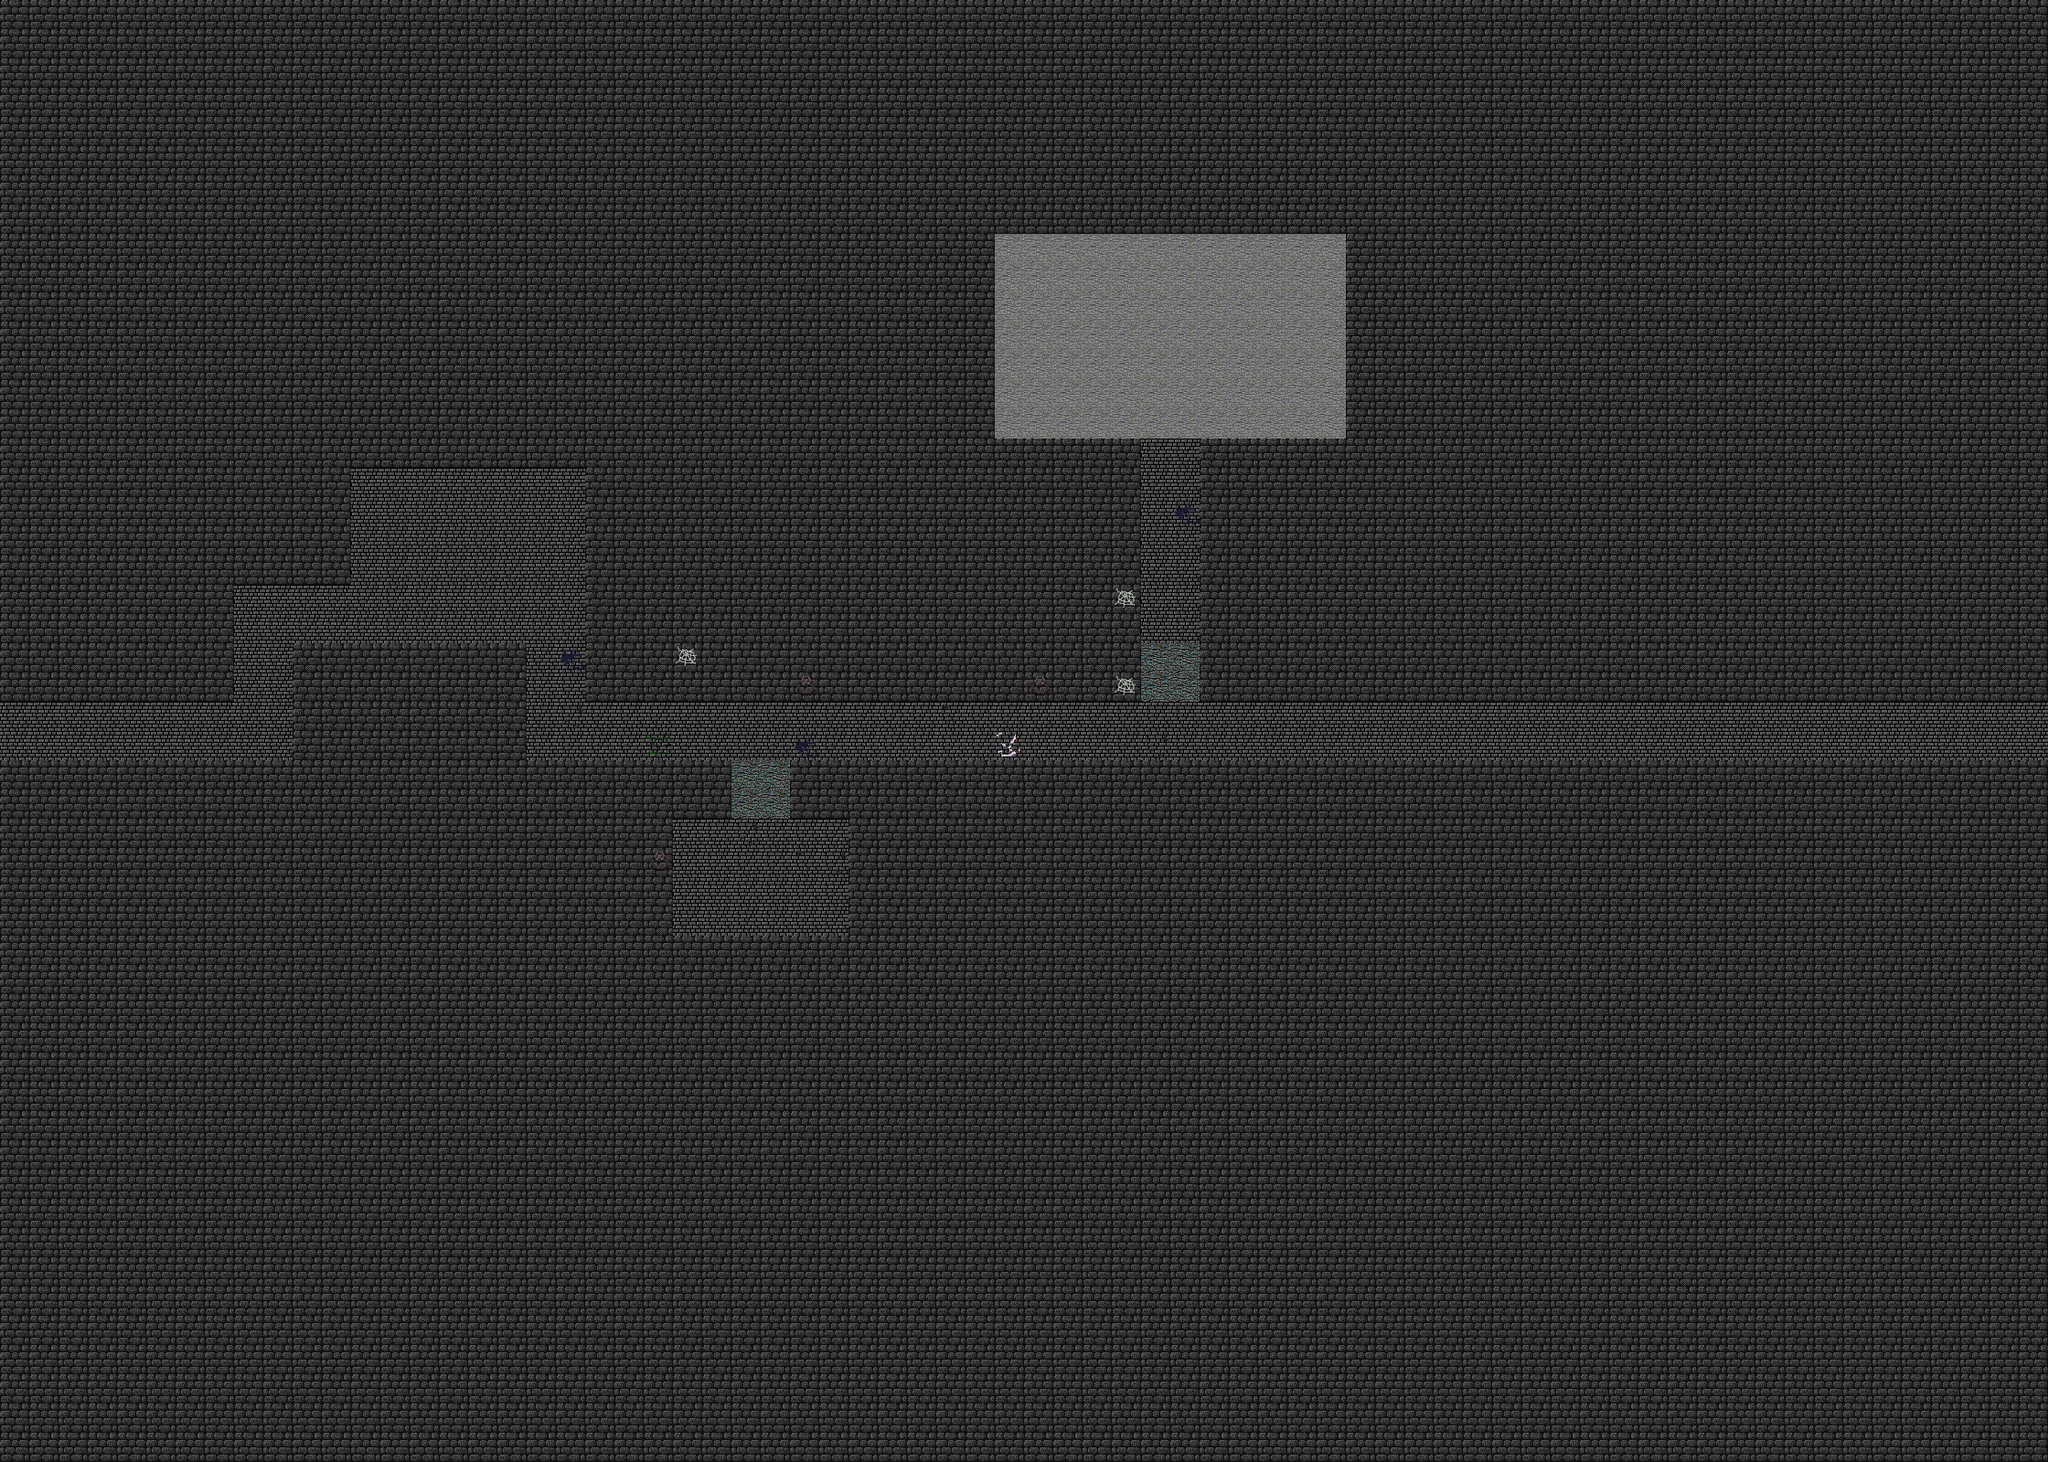

Rendered tile map (Tiled .tmx) drawn with the repository's tilesets; below, a short description and the map source with its tile grids summarised:
An orthogonal 70x50 tile map with 32x32 px tiles, 2 tile layers (Level, Foliage), 6 tilesets and 12 objects.

<map version="1.0" orientation="orthogonal" width="70" height="50" tilewidth="32" tileheight="32">
 <tileset firstgid="1" name="Dungeon" tilewidth="32" tileheight="32">
  <properties>
   <property name="Image" value="dungeon" />
  </properties>
  <image source="../../../tileset/dungeon.png" width="288" height="320" />
  <tile id="27">
   <properties>
    <property name="Modifier" value="0" />
   </properties>
  </tile>
  <tile id="28">
   <properties>
    <property name="Modifier" value="0" />
   </properties>
  </tile>
  <tile id="29">
   <properties>
    <property name="Modifier" value="0" />
   </properties>
  </tile>
 </tileset>
 <tileset firstgid="91" name="Grounds" tilewidth="32" tileheight="32">
  <properties>
   <property name="Image" value="grounds" />
  </properties>
  <image source="../../../tileset/grounds.png" width="288" height="608" />
  <tile id="11">
   <properties>
    <property name="Modifier" value="0" />
   </properties>
  </tile>
  <tile id="33">
   <properties>
    <property name="Type" value="Torch" />
   </properties>
  </tile>
 </tileset>
 <tileset firstgid="262" name="Chars" tilewidth="64" tileheight="128">
  <properties>
   <property name="Image" value="chars" />
  </properties>
  <image source="../../../tileset/chars.png" width="128" height="128" />
  <tile id="0">
   <properties>
    <property name="Type" value="Frederik" />
   </properties>
  </tile>
  <tile id="1">
   <properties>
    <property name="Type" value="GruselUte" />
   </properties>
  </tile>
 </tileset>
 <tileset firstgid="264" name="Doors" tilewidth="64" tileheight="64">
  <properties>
   <property name="Image" value="doors" />
  </properties>
  <image source="../../../tileset/doors.png" width="64" height="128" />
  <tile id="0">
   <properties>
    <property name="Type" value="Door" />
   </properties>
  </tile>
  <tile id="1">
   <properties>
    <property name="Type" value="BossDoor" />
   </properties>
  </tile>
 </tileset>
 <tileset firstgid="266" name="Overlay" tilewidth="32" tileheight="32">
  <properties>
   <property name="Image" value="overlay1" />
  </properties>
  <image source="../../../tileset/overlay1.png" width="128" height="64" />
 </tileset>
 <tileset firstgid="274" name="EntitySet" tilewidth="64" tileheight="64">
  <properties>
   <property name="Image" value="EntitySet" />
  </properties>
  <image source="../../../sprite/EntitySet.png" width="640" height="640" />
  <tile id="0">
   <properties>
    <property name="Type" value="Chest" />
   </properties>
  </tile>
  <tile id="1">
   <properties>
    <property name="Type" value="JumpPoint" />
   </properties>
  </tile>
 </tileset>
 <layer name="Level" width="70" height="50">
  <properties>
   <property name="Type" value="Low" />
  </properties>
  <data>[3500 cells, 3500 non-empty, 4 distinct tile ids]</data>
 </layer>
 <layer name="Foliage" width="70" height="50">
  <properties>
   <property name="Type" value="high" />
  </properties>
  <data>[3500 cells, 19 non-empty, 7 distinct tile ids]</data>
 </layer>
 <objectgroup name="RoamZones0" width="70" height="50">
  <properties>
   <property name="Type" value="RoamZones" />
  </properties>
  <object x="1152" y="288" width="256" height="128">
   <properties>
    <property name="ID" value="1" />
   </properties>
  </object>
 </objectgroup>
 <objectgroup name="Entities0" width="70" height="50">
  <properties>
   <property name="Type" value="Entities" />
  </properties>
  <object gid="263" x="1235" y="398">
   <properties>
    <property name="ZoneID" value="1" />
   </properties>
  </object>
  <object gid="264" x="800" y="896">
   <properties>
    <property name="KeyID" value="401" />
   </properties>
  </object>
  <object gid="262" x="512" y="640" />
  <object gid="265" x="1248" y="768">
   <properties>
    <property name="KeyID" value="402" />
   </properties>
  </object>
  <object gid="274" x="800" y="1024">
   <properties>
    <property name="Item" value="MasterKey" />
   </properties>
  </object>
  <object gid="124" x="736" y="768" />
  <object gid="124" x="864" y="768" />
  <object gid="124" x="992" y="768" />
  <object gid="124" x="1120" y="768" />
  <object gid="275" x="1088" y="320">
   <properties>
    <property name="ID" value="CCboss" />
    <property name="Target" value="CCentrance" />
   </properties>
  </object>
  <object gid="275" x="384" y="576">
   <properties>
    <property name="ID" value="CCentrance" />
    <property name="Target" value="CCboss" />
   </properties>
  </object>
 </objectgroup>
</map>
